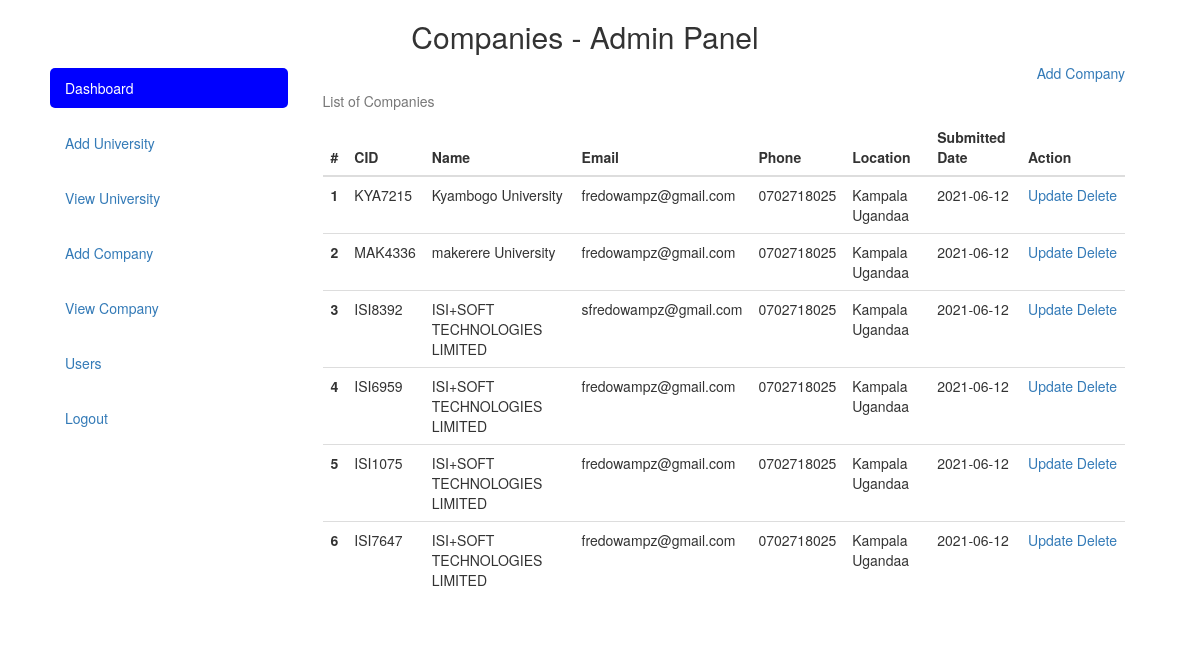
The app's page /admin/companies.php (signed in), older data.
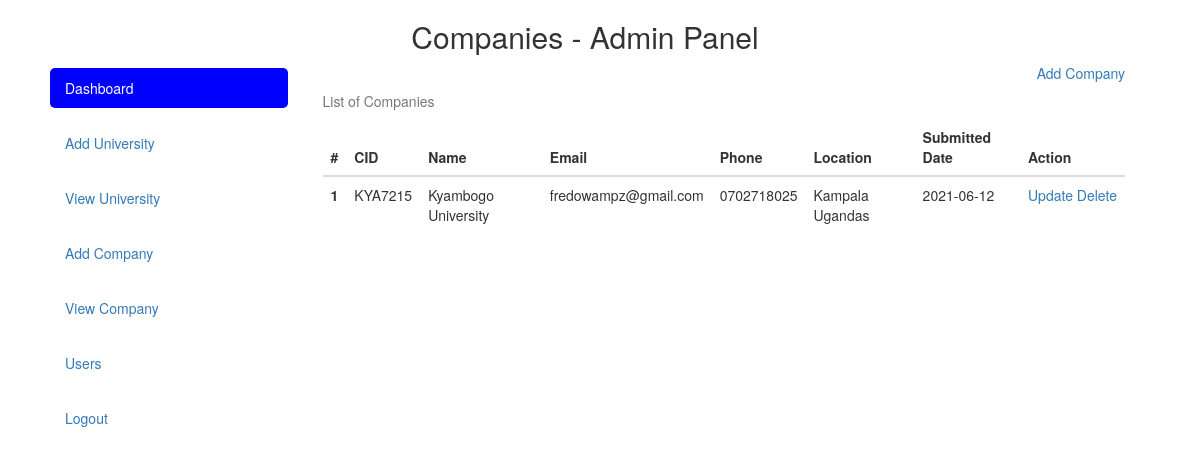
The same page, newer data.
### tables this page shows
CREATE TABLE `company` (
  `id` int(11) NOT NULL,
  `CID` varchar(30) NOT NULL,
  `name` varchar(200) NOT NULL,
  `location` varchar(300) NOT NULL,
  `email` varchar(100) NOT NULL,
  `password` varchar(100) NOT NULL,
  `phone` varchar(15) NOT NULL,
  `logo` text NOT NULL,
  `submitteddate` varchar(30) NOT NULL,
  `updated` timestamp(6) NOT NULL DEFAULT CURRENT_TIMESTAMP(6),
  `deleted` int(11) NOT NULL DEFAULT '0',
  `deleteddate` varchar(30) NOT NULL
);

### admin/companies.php (the view, shortened to what this page needs)
<?php include 'comp/header.php'; ?>
      <div class="col-md-9">
        <?php
          include 'conn/conn.php';
         ?>
         <div class="text-right"><a href="add-company.php">Add Company</a></div>
        <div class="table-responsive">
          <table class="table">
            <caption>List of Companies</caption>
            <thead>
              <tr>
                <th scope="col">#</th>
                <th scope="col">CID</th>
                <th scope="col">Name</th>
                <th scope="col">Email</th>
                <th scope="col">Phone</th>
                <th scope="col">Location</th>
                <th scope="col">Submitted Date</th>
                <th scope="col">Action</th>
              </tr>
            </thead>
            <tbody>
              <?php
                $sql = "SELECT * FROM company WHERE deleted != 1";
                $result = $conn->query($sql);
                $i = 1;
                while ($row = $result->fetch_assoc()) {
              ?>
              <tr>
                <th scope="row"><?php echo $i; ?></th>
                <td><?php echo $row['CID']; ?></td>
                <td><?php echo $row['name']; ?></td>
                <td><?php echo $row['email']; ?></td>
                <td><?php echo $row['phone']; ?></td>
                <td><?php echo $row['location']; ?></td>
                <td><?php echo $row['submitteddate']; ?></td>
                <td><a href="company-edit.php?co=<?php echo $row['CID']; ?>" title="Update">Update</a>&nbsp;<a href="?del=<?php echo $row['CID']; ?>" title="Delete">Delete</a></td>
              </tr>
              <?php
                  $i++;
                }
               ?>
            </tbody>
          </table>
        </div>
      </div>
    </div>
  </div>
  </body>
</html>

### admin/comp/header.php (shortened to what this page needs)
<?php
  $title = ucwords(str_replace('_', ' ', str_replace('-', ' ', basename($_SERVER['SCRIPT_FILENAME'], '.php'))));
 ?>
<!DOCTYPE html>
  <html lang="en">
  <head>
    <link rel="stylesheet" href="css/bootstrap.min.css">
    <link rel="stylesheet" type="text/css" href="css/style.css">
  </head>
  <body>
  <div class="container">
    <div class="col-md-12 row">
      <h2 class="pl-10 text-center"><?php echo $title; ?> - Admin Panel</h2>
      <div class="col-md-3">
        <ul class="nav">
          <li class="nav-item">
            <a class="nav-link active" href="dashboard.php">Dashboard</a>
          </li>
          <li class="nav-item">
            <a class="nav-link" href="add-university.php">Add University</a>
          </li>
          <li class="nav-item">
            <a class="nav-link" href="university.php">View University</a>
          </li>
          <li class="nav-item">
            <a class="nav-link" href="add-company.php">Add Company</a>
          </li>
          <li class="nav-item">
            <a class="nav-link" href="companies.php">View Company</a>
          </li>
          <li class="nav-item">
            <a class="nav-link" href="users.php">Users</a>
          </li>
          <li class="nav-item">
            <a class="nav-link" href="logout.php">Logout</a>
          </li>
        </ul>
      </div>

### admin/css/style.css (style rules this page uses)
.active { background-color: blue; color: white; }
.nav-link { border-radius: 5px; }
.nav-item { margin-bottom: 5px; padding: 5px; }

Row changes from the older to the newer data that the page shows:
removed company: CID "MAK4336", name "makerere University", email "fredowampz@gmail.com", phone "0702718025", location "Kampala Ugandaa", submitteddate "2021-06-12"
removed company: CID "ISI8392", name "ISI+SOFT TECHNOLOGIES LIMITED", email "sfredowampz@gmail.com", phone "0702718025", location "Kampala Ugandaa", submitteddate "2021-06-12"
removed company: CID "ISI6959", name "ISI+SOFT TECHNOLOGIES LIMITED", email "fredowampz@gmail.com", phone "0702718025", location "Kampala Ugandaa", submitteddate "2021-06-12"
removed company: CID "ISI1075", name "ISI+SOFT TECHNOLOGIES LIMITED", email "fredowampz@gmail.com", phone "0702718025", location "Kampala Ugandaa", submitteddate "2021-06-12"
removed company: CID "ISI7647", name "ISI+SOFT TECHNOLOGIES LIMITED", email "fredowampz@gmail.com", phone "0702718025", location "Kampala Ugandaa", submitteddate "2021-06-12"
changed company "KYA7215": location "Kampala Ugandaa" → "Kampala Ugandas"
